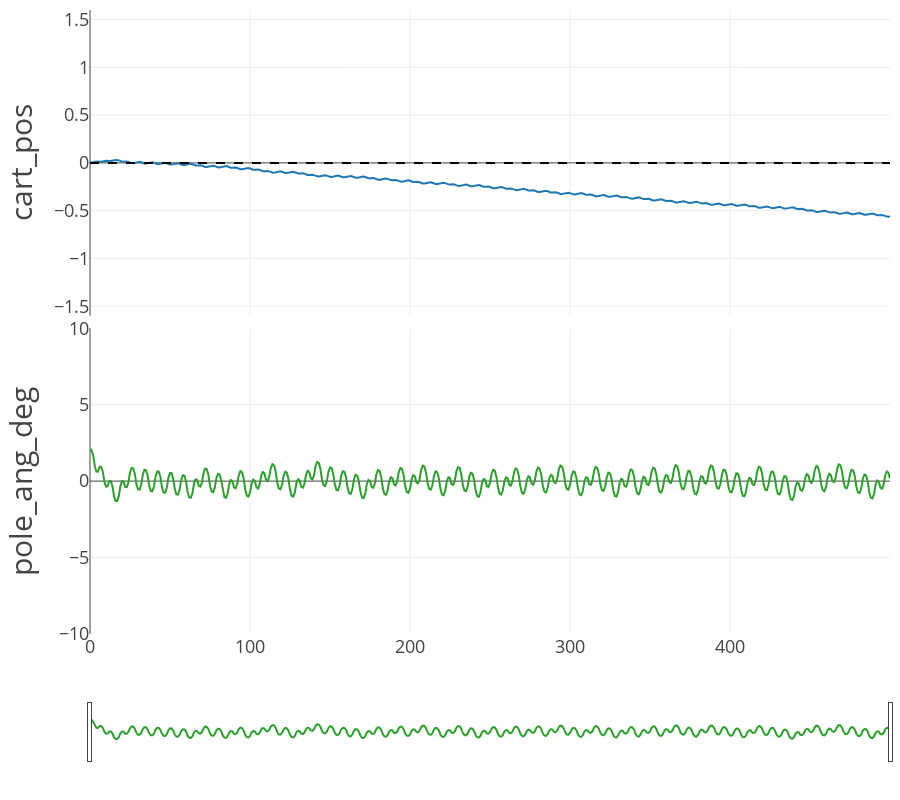

This figure's notebook cell:
### Code cell
EP = 8

fig = cprender.lineplot(df, ep=EP, incl_velo=False)
fig.show()

### Figure 1 — Plotly figure (JSON) as saved in the notebook; plotly's stock layout.template omitted (floating-point values rounded to 4 significant figures; data arrays with more than 128 entries replaced by an {"elided": "..."} marker saying what was removed)
{"data": [{"mode": "lines", "name": "cart_pos", "showlegend": false, "type": "scatter", "x": {"elided": "501 int values"}, "xaxis": "x", "y": {"elided": "501 float values"}, "yaxis": "y"}, {"line": {"color": "black", "dash": "dash"}, "mode": "lines", "name": "cart_pos_setpoint", "showlegend": false, "type": "scatter", "x": {"elided": "501 int values"}, "xaxis": "x", "y": {"elided": "501 int values"}, "yaxis": "y"}, {"mode": "lines", "name": "pole_ang_deg", "showlegend": false, "type": "scatter", "x": {"elided": "501 int values"}, "xaxis": "x2", "y": {"elided": "501 float values"}, "yaxis": "y2"}], "layout": {"height": 800, "hovermode": "x unified", "margin": {"b": 10, "l": 90, "r": 10, "t": 10}, "xaxis": {"anchor": "y", "domain": [0, 1], "matches": "x2", "showticklabels": false, "tickfont": {"size": 18}}, "xaxis2": {"anchor": "y2", "domain": [0, 1], "rangeslider": {"visible": true}, "tickfont": {"size": 18}}, "yaxis": {"anchor": "x", "domain": [0.51, 1], "range": [-1.6, 1.6], "tickfont": {"size": 18}, "title": {"font": {"size": 30}, "text": "cart_pos"}}, "yaxis2": {"anchor": "x2", "domain": [0, 0.49], "range": [-10.0, 10.0], "tickfont": {"size": 18}, "title": {"font": {"size": 30}, "text": "pole_ang_deg"}}}}
